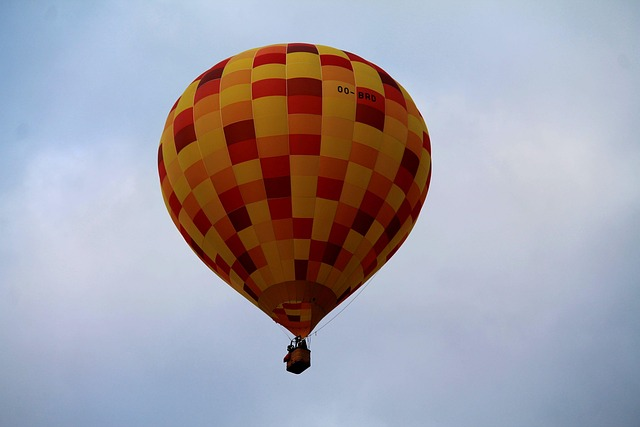
#> input picture baloon2.jpg, 640 x 427 px
$ jupyter execute --allow-errors S02-L030_image_color_analysis.ipynb
#> lines starting #> are read from the running program, lines starting #| are printed output that depends on the picture; after the words box and inside, x2 and y2 are one past the last pixel; in counts of white or black regions, pixels touching at a corner belong together
# **Image color analysis**

Install first required modules:

```bash
pip install scikit-learn
pip install rembg
pip install "rembg[cpu]"
```

#### **1. Histogram of pixels**

Histograms show the distribution of pixel intensities.
- For grayscale images: histogram shows count of pixel intensities (0–255).
- For color images: analyze each channel separately, otherwise the result is a sum of channel intensities, without distinguishing colors.

Basic histogram of all pixels in any image (flattened):

[cell 1]
import matplotlib.pyplot as plt
from skimage import io

# image = io.imread('caffee.jpg')
image = io.imread('baloon2.jpg')
#> image is the input picture: shape (427, 640, 3); mean R, G, B 162.1, 158.3, 168.4

plt.imshow(image)
plt.axis('off')
plt.show()

[cell 2]
type(image)

[cell 3]
image.shape
#> Out = (427, 640, 3)

[cell 4]
image_raveled = image.ravel()
image_raveled.shape
#> Out = (819840,)

[cell 5]
image.shape[0] * image.shape[1] * image.shape[2]
#> Out = 819840

[cell 6]
plt.hist(image.ravel(), bins=256, range=(0, 255))
plt.title("Histogram of pixel intensities")
plt.xlabel("Pixel value")
plt.ylabel("Frequency")
plt.show()
#> figure, not shown here; tallest bar 20311 high, from x = 200.2 to 201.2

- `img_skimage.ravel()` converts the image array into a 1D array of pixel values.
- `bins=256` corresponds to all possible values for 8-bit images.

#### **2. Color channel histograms**

Using `skimage.exposure.histogram`, compute histograms for R, G, and B channels separately.

[cell 7]
from skimage.exposure import histogram

r_hist, r_centers = histogram(image[:, :, 0])
#> r_hist = 256 values, max 6120 at index 173, min 0 at index 249, mean 1067.5; r_centers = 256 values from 0 to 255
g_hist, g_centers = histogram(image[:, :, 1])
#> g_hist = 238 values, max 11697 at index 201, min 0 at index 231, mean 1148.2; g_centers = 238 values from 0 to 237
b_hist, b_centers = histogram(image[:, :, 2])
#> b_hist = 252 values, max 12184 at index 0, min 0 at index 248, mean 1084.4; b_centers = 252 values from 0 to 251

plt.plot(r_centers, r_hist, color='red', label='Red channel')
plt.plot(g_centers, g_hist, color='green', label='Green channel')
plt.plot(b_centers, b_hist, color='blue', label='Blue channel')
plt.title("Color channel histograms")
plt.xlabel("Pixel value")
plt.ylabel("Frequency")
plt.legend()
plt.show()
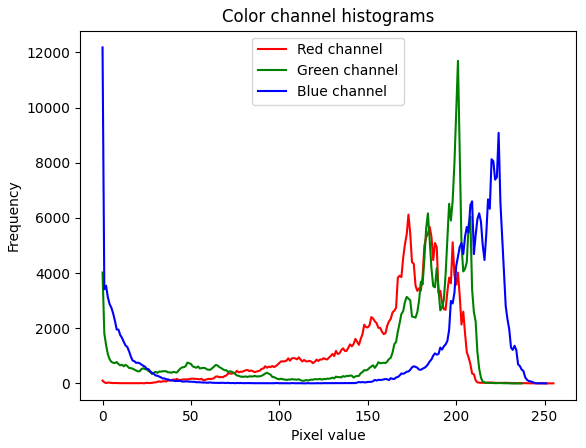
#> figure drawn by matplotlib, 1 panel; curve peaks at x = 173, y = 6120; curve peaks at x = 201, y = 11697; curve peaks at x = 0, y = 12184

#### **3. Extract dominant colors - color quantization with KMeans**

Use `sklearn.cluster.KMeans` to find dominant colors (color quantization).

[cell 8]
from sklearn.cluster import KMeans
import numpy as np

# reshape the image to a 2D array of pixels (num_pixels, 3)
pixels = image.reshape(-1, 3)

print(pixels.shape)
#| (273280, 3)

[cell 9]
# run KMeans clustering to find 5 dominant colors
kmeans = KMeans(n_clusters=5, random_state=42).fit(pixels)
kmeans

[cell 10]
# extract cluster centers (RGB colors)
dominant_colors = kmeans.cluster_centers_.astype(int)
#> dominant_colors = [[190, 201, 220], [138, 76, 17], [88, 19, 3], [140, 158, 185], [167, 181, 205]]

print("Dominant colors (RGB):")
for i, color in enumerate(dominant_colors):
    print(f"Color {i+1}: {color}")
#> this loop made 5 passes
#| Color 1: [190 201 220]
#| Color 2: [138  76  17]
#| Color 3: [88 19  3]
#| Color 4: [140 158 185]
#| Color 5: [167 181 205]

Dominant colors summarize image appearance for applications like compression or image search.
Let's display palette of dominant colors, generated for our picture.

[cell 11]
import matplotlib.patches as patches

fig, ax = plt.subplots(1, 1, figsize=(6, 2))

for i, color in enumerate(dominant_colors):
    rect = patches.Rectangle((i, 0), 1, 1, facecolor=np.array(color)/255)
    ax.add_patch(rect)

ax.set_xlim(0, len(dominant_colors))
ax.set_ylim(0, 1)
ax.axis('off')
plt.title("Dominant colors palette")
ax.set_aspect('equal')
plt.show()
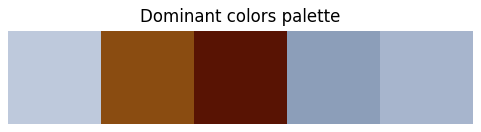
#> figure drawn by matplotlib, 1 panel

# Removing background

Removing background - method 1 - use only when the foreground and background have strong contrast

[cell 12]
# 1 - Get size of original image
height, width, channels = image.shape
#> height = 427; width = 640; channels = 3

# 2 - Create a new background using the dominant colors - stripes of the dominant colors
# 2.A - empty background
background = np.zeros((height, width, channels), dtype=np.uint8)

# 2.B - calculate width of each stripe
num_colors = len(dominant_colors)
#> num_colors = 5
stripe_width = width // num_colors
#> stripe_width = 128
stripe_height = height // num_colors
#> stripe_height = 85

# 2.C - draw stripes of dominant colors
for i, color in enumerate(dominant_colors):
    start_y = i * stripe_height
    end_y = (i + 1) * stripe_height if i < num_colors - 1 else height
    background[start_y:end_y, :] = color
#> this loop made 5 passes
#> (color, start_y, end_y) on passes 1 to 5: ([190, 201, 220], 0, 85), ([138, 76, 17], 85, 170), ([88, 19, 3], 170, 255), ([140, 158, 185], 255, 340), ([167, 181, 205], 340, 427)
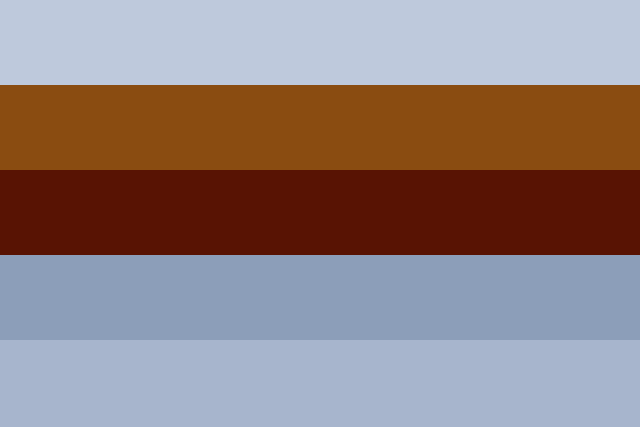
#> background: shape (427, 640, 3); mean of channels 0, 1, 2 144.7, 127.3, 126.4; drawn as R, G, B

plt.imshow(background)
plt.axis('off')

[cell 13]
# 3 - remove background in original image
# Convert to grascale to see better the difference between foreground and background
from skimage.color import rgb2gray
gray_image = rgb2gray(image)
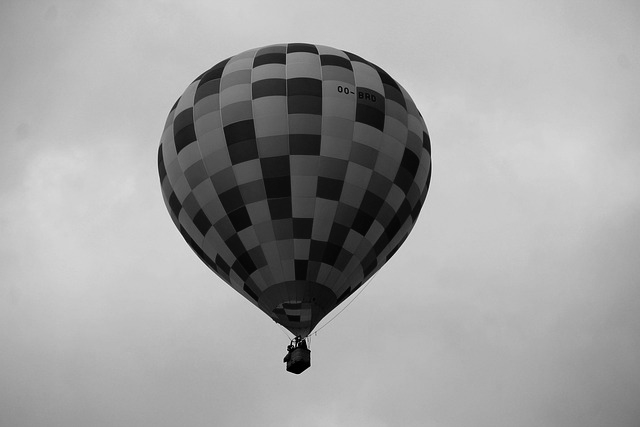
#> gray_image: shape (427, 640) float64; min 0, max 0.944, mean 0.627

plt.imshow(gray_image, cmap='gray')
plt.axis('off')

[cell 14]
# Create a mask where the foreground is white - (True) and background is black - (False). The treshold is something we need to guess.
# image_mask = gray_image > 0.50
image_mask = gray_image < 0.57
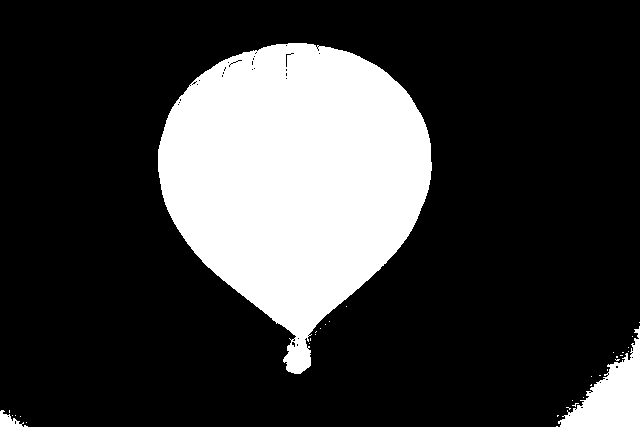
#> image_mask: shape (427, 640) bool; 22.7% white; 36 white regions (33 under 20 px), largest, box (x1, y1, x2, y2) and area: (158, 43, 432, 374) 58070, (558, 326, 640, 427) 3708, (0, 410, 24, 427) 222

plt.imshow(image_mask, cmap='gray')
plt.axis('off')

[cell 15]
# 4 - COMBINING THE ORIGINAL IMAGE WITH THE NEW BACKGROUND ---
# Create a copy of the background, on which we will "paste" the original image
final_image = background.copy()

# Take pixels from the original cat image where the mask is True (cat area) and put them on the final image
final_image[image_mask] = image[image_mask]

# 5 - Display the final image
plt.figure(figsize=(8, 6))
plt.imshow(final_image)
plt.axis('off')
plt.title("Image with new background of dominant colors")
plt.show()

Better methods to get the right foreground/background (but idea still the same)

[cell 16]
from rembg import remove

# 4. ISOLATE THE ORIGINAL IMAGE USING AI (REMBG)
# rembg automatically detects the foreground object and returns an RGBA image
# where the background is completely transparent (Alpha channel = 0)
print("Isolating the original image from the background... Please wait.")
#> (the rest of this cell did not finish here and is left out)

Use aliasing on edges

#> (a cell that did not finish here is left out)

#### **4. Extracting RGB channels**

Extract individual red, green, and blue channels from the image to analyze channel-specific content. Display them using different colormaps for clearer interpretation.

[cell 18]
red_channel = image[:, :, 0]
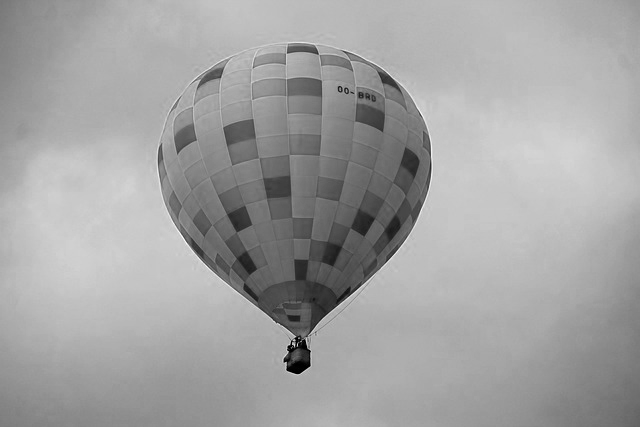
#> red_channel: shape (427, 640); min 0, max 255, mean 162.1
green_channel = image[:, :, 1]
blue_channel = image[:, :, 2]
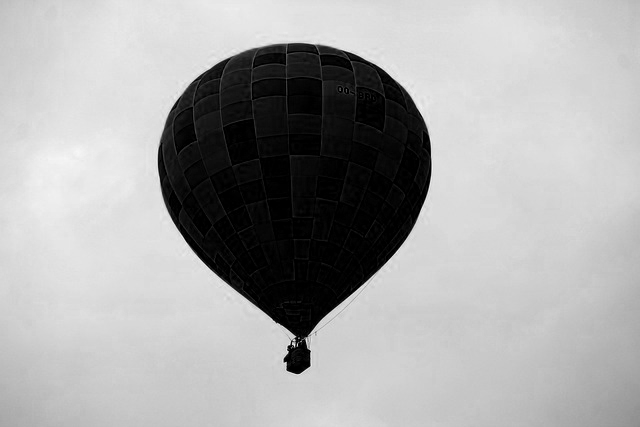
#> blue_channel: shape (427, 640); min 0, max 251, mean 168.4

fig, axs = plt.subplots(1, 3, figsize=(15, 5))

axs[0].imshow(red_channel)
axs[0].set_title('Red channel')
axs[0].axis('off')

axs[1].imshow(green_channel)
axs[1].set_title('Green channel')
axs[1].axis('off')

axs[2].imshow(blue_channel)
axs[2].set_title('Blue channel')
axs[2].axis('off')

plt.show()

Let's try the simplest background removal using the right channel

[cell 19]
# gray_image = red_channel / 255
gray_image = blue_channel / 255

plt.imshow(gray_image, cmap='gray')
plt.axis('off')

[cell 20]
# image_mask = gray_image > 0.6
image_mask = gray_image < 0.57
#> image_mask: shape (427, 640) bool; 21.3% white; 7 white regions (5 under 20 px), largest, box (x1, y1, x2, y2) and area: (158, 43, 432, 374) 58257, (631, 415, 640, 427) 72

plt.imshow(image_mask, cmap='gray')
plt.axis('off')

[cell 21]
final_image = background.copy()
final_image[image_mask] = image[image_mask]

plt.figure(figsize=(8, 6))
plt.imshow(final_image)
plt.axis('off')
plt.title("Image with new background of dominant colors")
plt.show()

Channels in gray

[cell 22]
fig, axs = plt.subplots(1, 3, figsize=(15, 5))

axs[0].imshow(red_channel, cmap="gray")
axs[0].set_title('Red channel')
axs[0].axis('off')

axs[1].imshow(green_channel, cmap="gray")
axs[1].set_title('Green channel')
axs[1].axis('off')

axs[2].imshow(blue_channel, cmap="gray")
axs[2].set_title('Blue channel')
axs[2].axis('off')

plt.show()

Channels in colors

[cell 23]
fig, axs = plt.subplots(1, 3, figsize=(15, 5))

axs[0].imshow(red_channel, cmap="Reds")
axs[0].set_title('Red channel')
axs[0].axis('off')

axs[1].imshow(green_channel, cmap="Greens")
axs[1].set_title('Green channel')
axs[1].axis('off')

axs[2].imshow(blue_channel, cmap="Blues")
axs[2].set_title('Blue channel')
axs[2].axis('off')

plt.show()

#### **5. Color intensity heatmaps**

Heatmaps visualize intensity distribution within each channel to identify prominent regions.

[cell 24]
fig, axes = plt.subplots(1, 3, figsize=(15, 5))
channels = ['Red', 'Green', 'Blue']

for i, ax in enumerate(axes):
    im = ax.imshow(image[:, :, i], cmap='hot')
    ax.set_title(f"{channels[i]} channel intensity heatmap")
    ax.axis('off')
    fig.colorbar(im, ax=ax, fraction=0.046, pad=0.04)

plt.show()
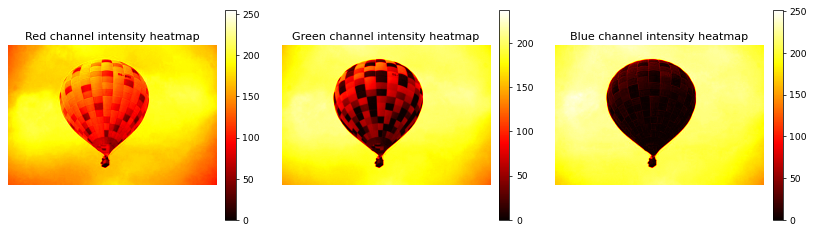
#> figure drawn by matplotlib, 6 panels

#### **6. Convert and visualize images in different color spaces**

[cell 25]
from skimage import color

hsv = color.rgb2hsv(image)
#> hsv: shape (427, 640, 3) float64; mean of channels 0, 1, 2 0.503, 0.329, 0.744
lab = color.rgb2lab(image)
#> lab: shape (427, 640, 3) float64; mean of channels 0, 1, 2 65.9, 5.7, -2.9
gray = color.rgb2gray(image)

plt.figure(figsize=(12, 3))

plt.subplot(1, 3, 1)
plt.imshow(hsv)
plt.title("HSV image")
plt.axis('off')

plt.subplot(1, 3, 2)
plt.imshow(lab / np.max(lab), cmap='viridis')  # scaled for visualization
plt.title("LAB image")
plt.axis('off')

plt.subplot(1, 3, 3)
plt.imshow(gray, cmap='gray')
plt.title("Grayscale image")
plt.axis('off')
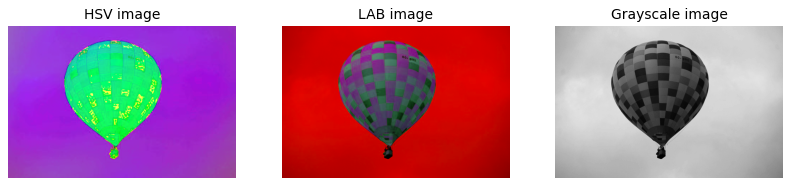
#> figure drawn by matplotlib, 3 panels

#### **7. Image segmentation based on dominant color clusters**

Using KMeans labels, segment the image according to dominant color clusters. Each pixel is assigned to a color cluster representing a segment.

[cell 26]
labels = kmeans.labels_.reshape(image.shape[0], image.shape[1])
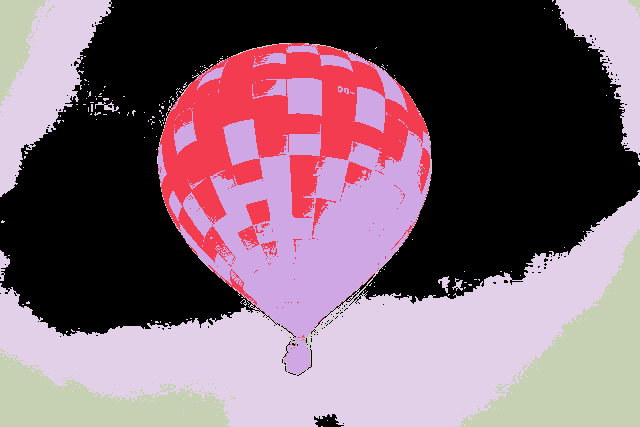
#> labels: shape (427, 640) int32; 5 distinct labels, from 0 to 4; one colour per label, 0 black
plt.imshow(labels, cmap='viridis')
plt.title("Image segmentation by dominant color clusters")
plt.axis('off')
plt.show()
